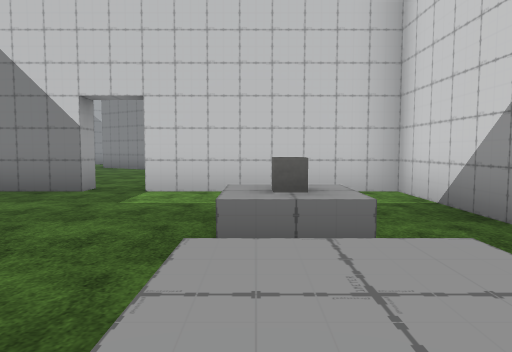
View 1 (above)

19 first-person views from a walk through a scene from a Unity 3-D project. The camera is 1.3 m above the floor, tilts 4° down and sees 70° across. The floor is counted in squares, 2 m on a side. Each view is taken from the middle of a square. On the plan, view 1 faces up. The plan holds only what a view shows up to about 11 squares ahead; the rest is blank. The terrain is drawn as flat ground. The player is left out. Some animated figures are left out. Some surface patterns are stand-ins.

View 2
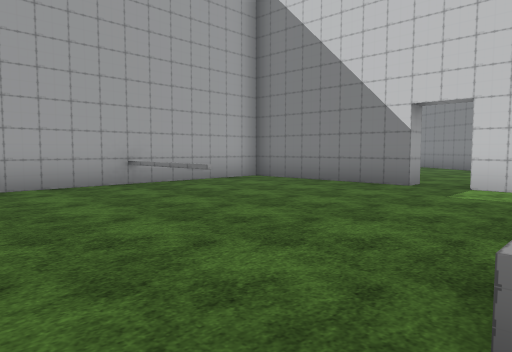

View 3
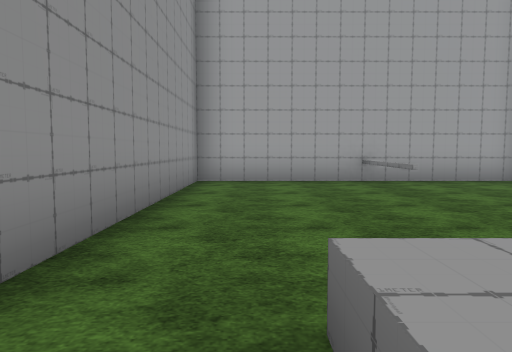

View 4
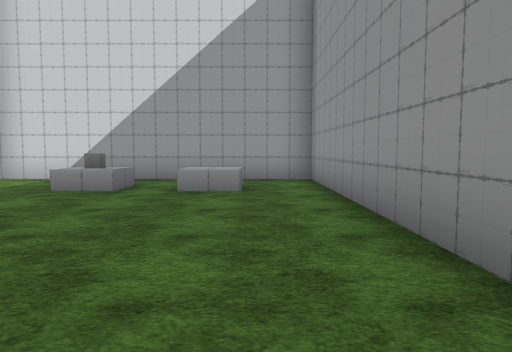

View 5
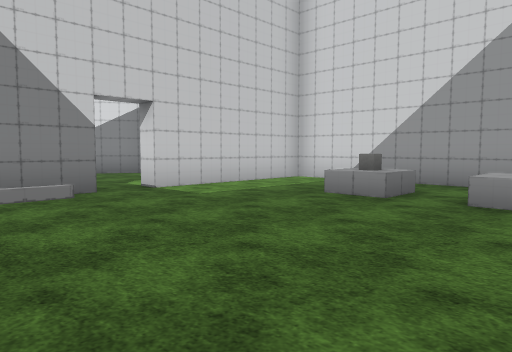

View 6
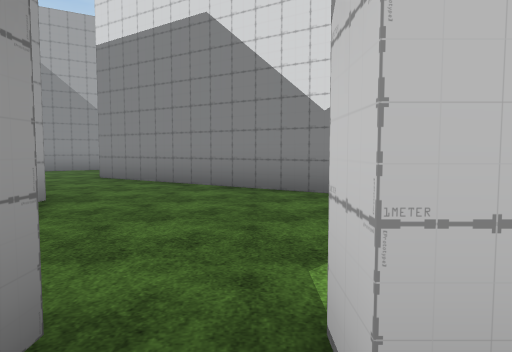

View 7
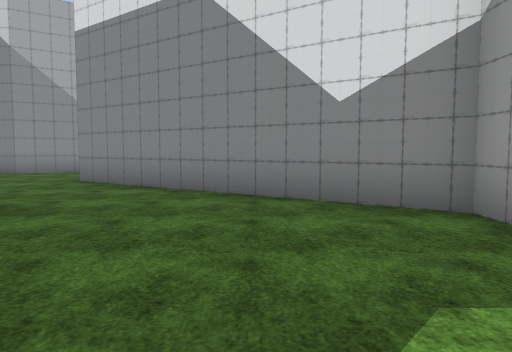

View 8
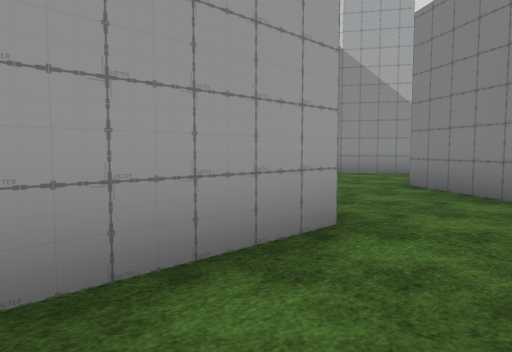

View 9
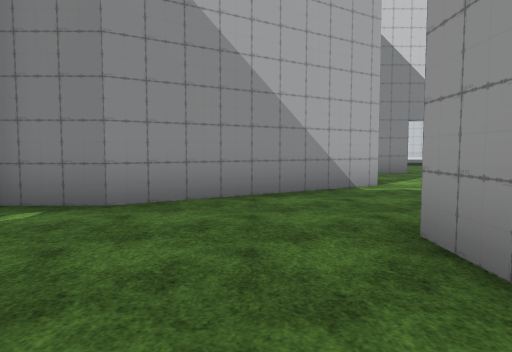

View 10
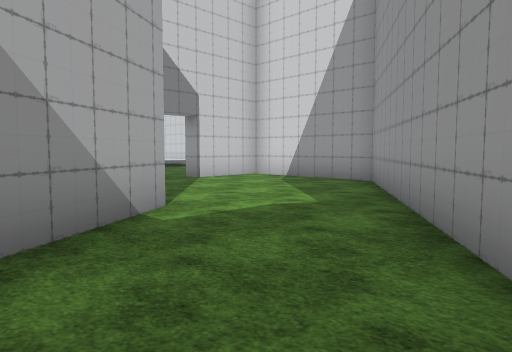

View 11
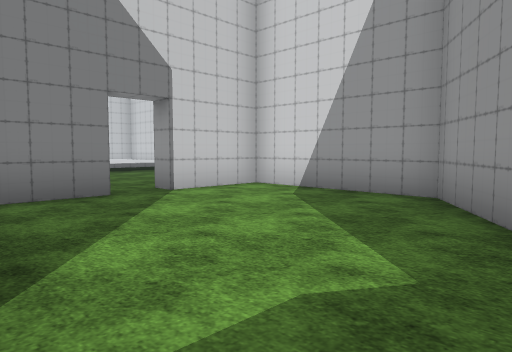

View 12
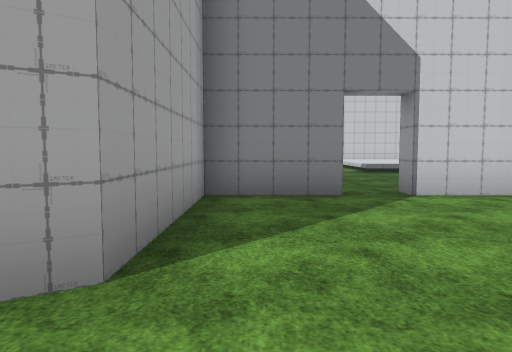

View 13
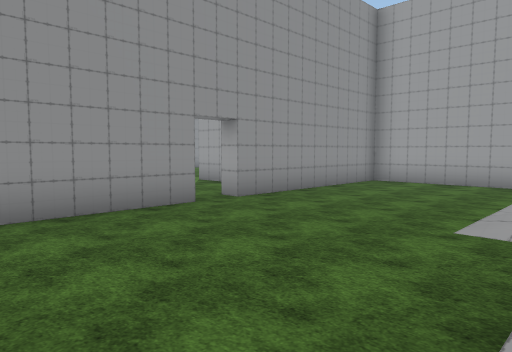

View 14
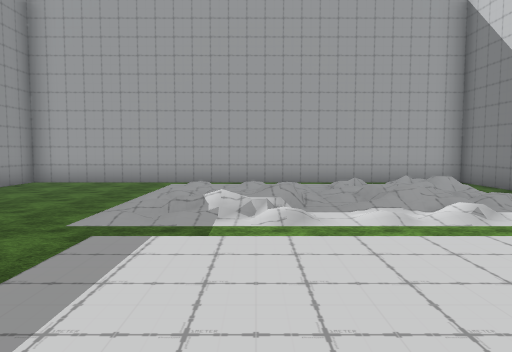

View 15
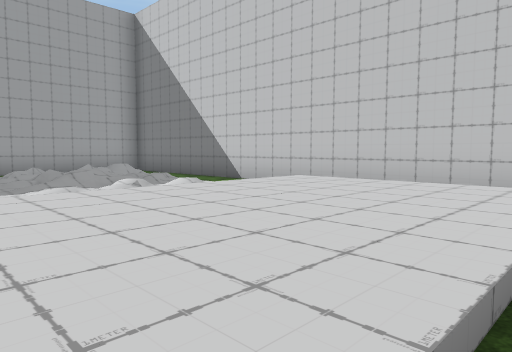

View 16
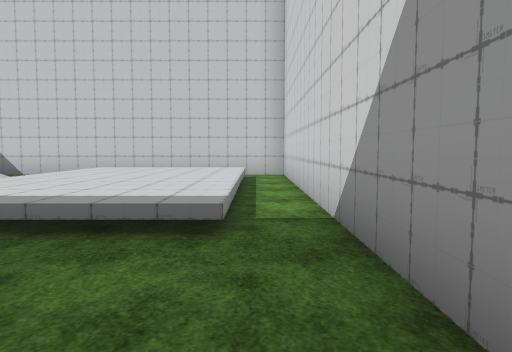

View 17
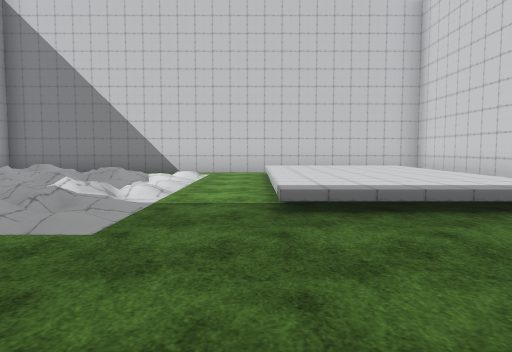

View 18
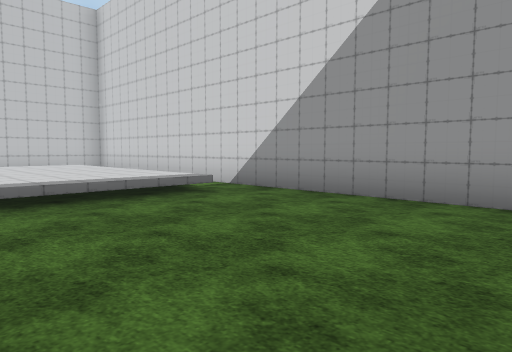

View 19
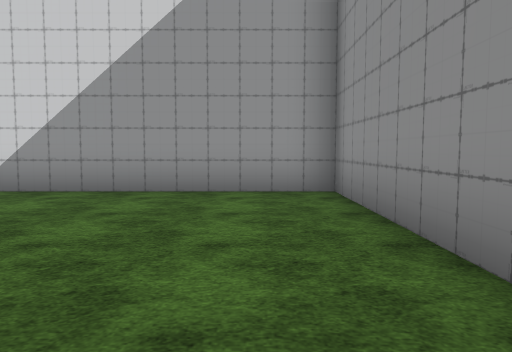

### Floor plan
Key: @ floor where view 1 was taken; # wall or solid block; . main floor; : floor 0.5 m higher than the main floor; / step, stairs or slope; = window, fence, low wall or low ledge; ^ raised ledge; C cube.
Columns run from 10 left of view 1 to 4 right of it. Each row starts with its distance up from view 1.
 35   #############
 34  # ...........#
 33  # /////..:::/#
 32  #./////..:::/#
 31  #./////..:::/#
 30  #.////...:::/#
 29  #./////..:::/#
 28  #./////..:::/#
 27  #..////......#
 26  #............#
 25  #............#
 24  #............#
 23  #...........##
 22  #######.#####
 21      #....#
 20      #....#
 19     ##....#
 18   ###....##
 17  ##....###
 16 ##...###
 15  ....#
 14  ....#
 13   ...##
 12    ...###
 11     ....##
 10      #...##
  9      #....#
  8      #....
  7      #....
  6    #####.####
  5    #........#
  4    #........#
  3    #......C.#
  2    #==......#
  1    #......^.#
  0    #......@.#
 -1    #........#
 -2    ##########

Positions as (right, up) in squares from view 1, and headings:
1: (0, 0), facing up
2: (0, -1), facing up-left
3: (1, 0), facing left
4: (-6, 0), facing right
5: (-5, 0), facing up-right
6: (-2, 5), facing up
7: (-2, 6), facing up
8: (-3, 7), facing up-left
9: (-7, 12), facing up
10: (-7, 15), facing up-right
11: (-5, 17), facing up-right
12: (-4, 17), facing up
13: (2, 28), facing down-left
14: (2, 29), facing left
15: (3, 29), facing up-left
16: (3, 25), facing up
17: (-1, 24), facing up
18: (-1, 23), facing up-right
19: (-2, 24), facing right
